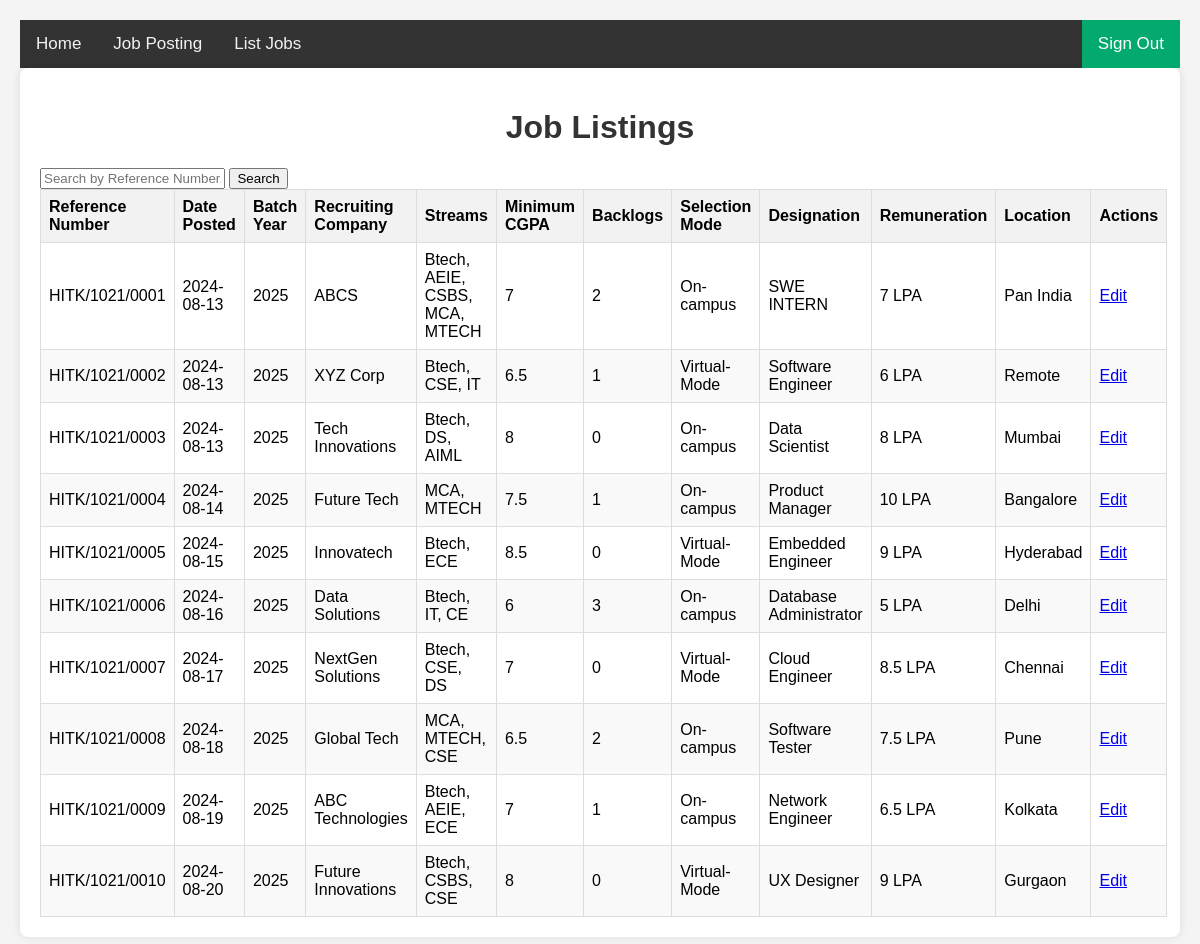
Screenshot of /pages/admin/jobs/list_job.php with the database file from the repository.
### tables this page shows
CREATE TABLE job_posting (
    id INT(11) NOT NULL AUTO_INCREMENT PRIMARY KEY,
    reference_number VARCHAR(255) NOT NULL,
    post_date DATE NOT NULL,
    batch_year YEAR(4) NOT NULL,
    recruiting_company VARCHAR(255) NOT NULL,
    streams TEXT,
    backlogs INT(11) NOT NULL,
    minimum_cgpa FLOAT NOT NULL,
    eligibility_description TEXT,
    selection_mode VARCHAR(255) NOT NULL,
    selection_mode_description TEXT,
    selection_process VARCHAR(255) NOT NULL,
    selection_date VARCHAR(255),
    designation VARCHAR(255) NOT NULL,
    remuneration VARCHAR(255) NOT NULL,
    location VARCHAR(255) NOT NULL,
    job_link VARCHAR(255) NOT NULL,
    class_x_percentage FLOAT NOT NULL,
    class_xii_percentage FLOAT NOT NULL,
    graduation_cgpa FLOAT NOT NULL,
    postgraduation_cgpa FLOAT
);

### pages/admin/jobs/list_job.php (the view, shortened to what this page needs)
<?php
include_once("../../../php/connection.php");
$search = '';
$sql = "SELECT * FROM job_posting WHERE reference_number LIKE ? OR recruiting_company LIKE ? OR designation LIKE ?";
$stmt = $conn->prepare($sql);
$like_search = "%" . $search . "%";
$stmt->bind_param("sss", $like_search, $like_search, $like_search);
$stmt->execute();
$result = $stmt->get_result();
?>
<!DOCTYPE html>
<html lang="en">
<head>
    <link rel="stylesheet" href="../../../css/nav.css">
    <link rel="stylesheet" href="list_job.css">
</head>
<body>
    <div class="topnav" id="home-topnav">
            <nav>
                <a href="../admin_logout.php" class="split">Sign Out</a>
                <a href="../admin_home.php">Home</a>
                <a href="post_job.php">Job Posting</a>
                <a href="list_job.php">List Jobs</a>
            </nav>
    </div>
    <div class="container">
        <h1>Job Listings</h1>
        <form method="post" action="">
            <input type="text" name="search" placeholder="Search by Reference Number, Company, or Designation" value="<?php echo htmlspecialchars($search); ?>">
            <input type="submit" value="Search">
        </form>
        <?php if ($result->num_rows > 0): ?>
            <table>
                <thead>
                    <tr>
                        <th>Reference Number</th>
                        <th>Date Posted</th>
                        <th>Batch Year</th>
                        <th>Recruiting Company</th>
                        <th>Streams</th>
                        <th>Minimum CGPA</th>
                        <th>Backlogs</th>
                        <th>Selection Mode</th>
                        <th>Designation</th>
                        <th>Remuneration</th>
                        <th>Location</th>
                        <th>Actions</th>
                    </tr>
                </thead>
                <tbody>
                    <?php while($row = $result->fetch_assoc()): ?>
                        <tr>
                            <td><?php echo htmlspecialchars($row['reference_number']); ?></td>
                            <td><?php echo htmlspecialchars($row['post_date']); ?></td>
                            <td><?php echo htmlspecialchars($row['batch_year']); ?></td>
                            <td><?php echo htmlspecialchars($row['recruiting_company']); ?></td>
                            <td><?php echo htmlspecialchars($row['streams']); ?></td>
                            <td><?php echo htmlspecialchars($row['minimum_cgpa']); ?></td>
                            <td><?php echo htmlspecialchars($row['backlogs']); ?></td>
                            <td><?php echo htmlspecialchars($row['selection_mode']); ?></td>
                            <td><?php echo htmlspecialchars($row['designation']); ?></td>
                            <td><?php echo htmlspecialchars($row['remuneration']); ?></td>
                            <td><?php echo htmlspecialchars($row['location']); ?></td>
                            <td>
                                <a href="edit_job.php?id=<?php echo $row['id']; ?>">Edit</a>
                            </td>
                        </tr>
                    <?php endwhile; ?>
                </tbody>
            </table>
        <?php else: ?>
            <p>No job postings available.</p>
        <?php endif; ?>
    </div>
</body>
</html>

### css/nav.css (style rules this page uses)
.topnav { background-color: #333; overflow: hidden; }
.topnav a { float: left; display: block; color: #f2f2f2; text-align: center; padding: 14px 16px; text-decoration: none; font-size: 17px; }
.topnav a.split { float: right; background-color: #04AA6D; color: white; }

### pages/admin/jobs/list_job.css (style rules this page uses)
body { font-family: Arial, sans-serif; background-color: #f4f4f4; margin: 0; padding: 20px; }
.container { max-width: 2800px; margin: auto; background: white; padding: 20px; border-radius: 8px; box-shadow: 0 0 10px rgba(0, 0, 0, 0.1); }
h1 { text-align: center; color: #333; }
table { width: 100%; border-collapse: collapse; }
th, td { border: 1px solid #ddd; padding: 8px; text-align: left; }
th { background-color: #f2f2f2; font-weight: bold; }
tr:nth-child(even) { background-color: #f9f9f9; }

### rows the page displays
job_posting: reference_number "HITK/1021/0001", post_date "2024-08-13", batch_year "2025", recruiting_company "ABCS", streams "Btech, AEIE, CSBS, MCA, MTECH", minimum_cgpa "7", backlogs "2", selection_mode "On-campus", designation "SWE INTERN", remuneration "7 LPA", location "Pan India"
job_posting: reference_number "HITK/1021/0002", post_date "2024-08-13", batch_year "2025", recruiting_company "XYZ Corp", streams "Btech, CSE, IT", minimum_cgpa "6.5", backlogs "1", selection_mode "Virtual-Mode", designation "Software Engineer", remuneration "6 LPA", location "Remote"
job_posting: reference_number "HITK/1021/0003", post_date "2024-08-13", batch_year "2025", recruiting_company "Tech Innovations", streams "Btech, DS, AIML", minimum_cgpa "8", backlogs "0", selection_mode "On-campus", designation "Data Scientist", remuneration "8 LPA", location "Mumbai"
job_posting: reference_number "HITK/1021/0004", post_date "2024-08-14", batch_year "2025", recruiting_company "Future Tech", streams "MCA, MTECH", minimum_cgpa "7.5", backlogs "1", selection_mode "On-campus", designation "Product Manager", remuneration "10 LPA", location "Bangalore"
job_posting: reference_number "HITK/1021/0005", post_date "2024-08-15", batch_year "2025", recruiting_company "Innovatech", streams "Btech, ECE", minimum_cgpa "8.5", backlogs "0", selection_mode "Virtual-Mode", designation "Embedded Engineer", remuneration "9 LPA", location "Hyderabad"
job_posting: reference_number "HITK/1021/0006", post_date "2024-08-16", batch_year "2025", recruiting_company "Data Solutions", streams "Btech, IT, CE", minimum_cgpa "6", backlogs "3", selection_mode "On-campus", designation "Database Administrator", remuneration "5 LPA", location "Delhi"
job_posting: reference_number "HITK/1021/0007", post_date "2024-08-17", batch_year "2025", recruiting_company "NextGen Solutions", streams "Btech, CSE, DS", minimum_cgpa "7", backlogs "0", selection_mode "Virtual-Mode", designation "Cloud Engineer", remuneration "8.5 LPA", location "Chennai"
job_posting: reference_number "HITK/1021/0008", post_date "2024-08-18", batch_year "2025", recruiting_company "Global Tech", streams "MCA, MTECH, CSE", minimum_cgpa "6.5", backlogs "2", selection_mode "On-campus", designation "Software Tester", remuneration "7.5 LPA", location "Pune"
job_posting: reference_number "HITK/1021/0009", post_date "2024-08-19", batch_year "2025", recruiting_company "ABC Technologies", streams "Btech, AEIE, ECE", minimum_cgpa "7", backlogs "1", selection_mode "On-campus", designation "Network Engineer", remuneration "6.5 LPA", location "Kolkata"
job_posting: reference_number "HITK/1021/0010", post_date "2024-08-20", batch_year "2025", recruiting_company "Future Innovations", streams "Btech, CSBS, CSE", minimum_cgpa "8", backlogs "0", selection_mode "Virtual-Mode", designation "UX Designer", remuneration "9 LPA", location "Gurgaon"
